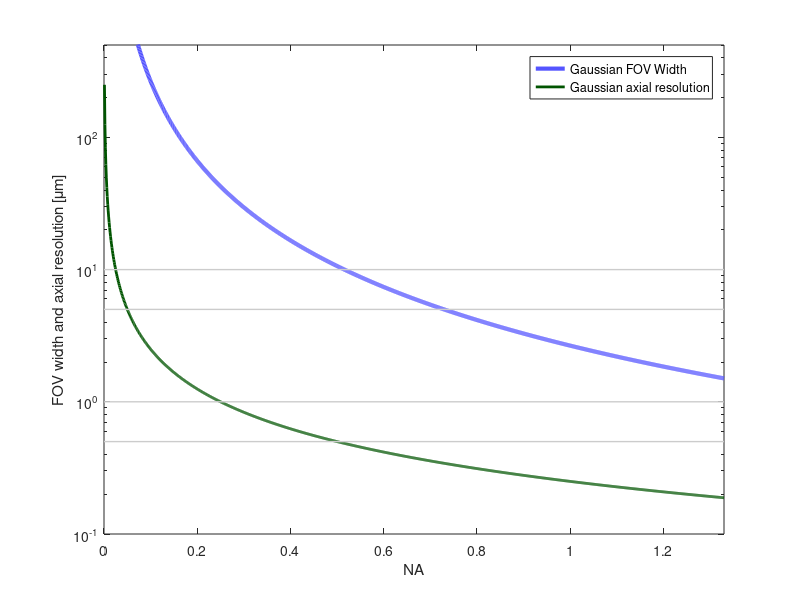

The MATLAB source for this figure:
% [numericalApertures,FOVWidths,axialResolutions]=plotFieldOfViewWidthAndAxialResolutionVersusNA(refractiveIndex,wavelength)
%
% Calculates the field of view and axial resolution of a light sheet microscope as a function of the illumination NA.
%
% All SI units.
%
function [numericalApertures,FOVWidths,axialResolutions]=plotFieldOfViewWidthAndAxialResolutionVersusNA(refractiveIndex,wavelength)
    close all;
    
    if (nargin<1 || isempty(refractiveIndex))
        refractiveIndex=1.33;
    end
    if (nargin<2 || isempty(wavelength))
        wavelength=.5;
    end
    
    
    numericalApertures=.001:.001:refractiveIndex;
    
    % Calculate
    
%     FOVWidths_old=2*wavelength*sqrt(1-(numericalApertures./refractiveIndex).^2)*refractiveIndex./(2*sqrt(2)*numericalApertures.^2);
    FOVWidths=4*wavelength*refractiveIndex./numericalApertures.^2;
    axialResolutions=wavelength/2./numericalApertures;
        
    if (nargout==0)
        % Display results
        semilogy(numericalApertures,FOVWidths,'LineWidth',3,'Color',[.33 .33 1]);
        hold on;
        semilogy(numericalApertures,axialResolutions,'LineWidth',2,'Color',[0 .33 0]);
        % Add horizontal gray lines
        semilogy(repmat([0 refractiveIndex],[4 1]).',repmat([.5 1 5 10].',[1 2]).','LineWidth',1,'Color',[0.8 0.8 0.8]);
        xlim([0 refractiveIndex]);
        ylim([.1 500]);
        xlabel('NA');
        ylabel('FOV width and axial resolution [\mum]');
        legend({'Gaussian FOV Width','Gaussian axial resolution'});
        hold off;
    
        clear numericalApertures;
    end
end